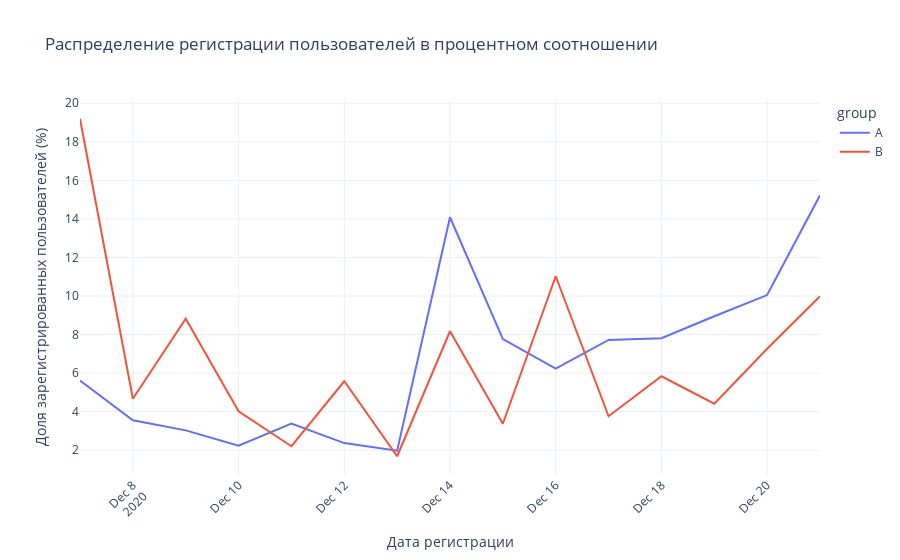

The code cell stored with this chart in its notebook:
### Code cell
users_per_group = a_b_rec.groupby('group')['user_id'].nunique().reset_index()
users_per_group.columns = ['group', 'total_users']

registration_per_day = a_b_rec.groupby(['group', 'first_date'])['user_id'].nunique().reset_index()
registration_per_day.columns = ['group', 'first_date', 'registered_users']

registration_per_day = pd.merge(registration_per_day, users_per_group, on='group', how='left')

registration_per_day['percentage'] = (registration_per_day['registered_users'] / registration_per_day['total_users']) * 100

fig = px.line(registration_per_day, x='first_date', y='percentage', color='group',
              title='Распределение регистрации пользователей в процентном соотношении',
              labels={'first_date': 'Дата регистрации', 'percentage': 'Доля зарегистрированных пользователей (%)'},
              template='plotly_white')

fig.update_layout(xaxis_tickangle=-45)
fig.show()

### Figure 1 — Plotly figure (JSON) as saved in the notebook; plotly's stock layout.template omitted (floating-point values rounded to 4 significant figures)
{"data": [{"hovertemplate": "group=A<br>Дата регистрации=%{x}<br>Доля зарегистрированных пользователей (%)=%{y}<extra></extra>", "legendgroup": "A", "line": {"color": "#636efa", "dash": "solid"}, "marker": {"symbol": "circle"}, "mode": "lines", "name": "A", "orientation": "v", "showlegend": true, "type": "scatter", "x": ["2020-12-07T00:00:00", "2020-12-08T00:00:00", "2020-12-09T00:00:00", "2020-12-10T00:00:00", "2020-12-11T00:00:00", "2020-12-12T00:00:00", "2020-12-13T00:00:00", "2020-12-14T00:00:00", "2020-12-15T00:00:00", "2020-12-16T00:00:00", "2020-12-17T00:00:00", "2020-12-18T00:00:00", "2020-12-19T00:00:00", "2020-12-20T00:00:00", "2020-12-21T00:00:00"], "xaxis": "x", "y": [5.616, 3.554, 3.028, 2.238, 3.379, 2.369, 1.975, 14.09, 7.767, 6.231, 7.723, 7.81, 8.951, 10.05, 15.23], "yaxis": "y"}, {"hovertemplate": "group=B<br>Дата регистрации=%{x}<br>Доля зарегистрированных пользователей (%)=%{y}<extra></extra>", "legendgroup": "B", "line": {"color": "#EF553B", "dash": "solid"}, "marker": {"symbol": "circle"}, "mode": "lines", "name": "B", "orientation": "v", "showlegend": true, "type": "scatter", "x": ["2020-12-07T00:00:00", "2020-12-08T00:00:00", "2020-12-09T00:00:00", "2020-12-10T00:00:00", "2020-12-11T00:00:00", "2020-12-12T00:00:00", "2020-12-13T00:00:00", "2020-12-14T00:00:00", "2020-12-15T00:00:00", "2020-12-16T00:00:00", "2020-12-17T00:00:00", "2020-12-18T00:00:00", "2020-12-19T00:00:00", "2020-12-20T00:00:00", "2020-12-21T00:00:00"], "xaxis": "x", "y": [19.2, 4.669, 8.82, 4.021, 2.205, 5.577, 1.686, 8.171, 3.372, 11.02, 3.761, 5.837, 4.41, 7.263, 9.987], "yaxis": "y"}], "layout": {"legend": {"title": {"text": "group"}, "tracegroupgap": 0}, "title": {"text": "Распределение регистрации пользователей в процентном соотношении"}, "xaxis": {"anchor": "y", "domain": [0, 1], "tickangle": -45, "title": {"text": "Дата регистрации"}}, "yaxis": {"anchor": "x", "domain": [0, 1], "title": {"text": "Доля зарегистрированных пользователей (%)"}}}}
